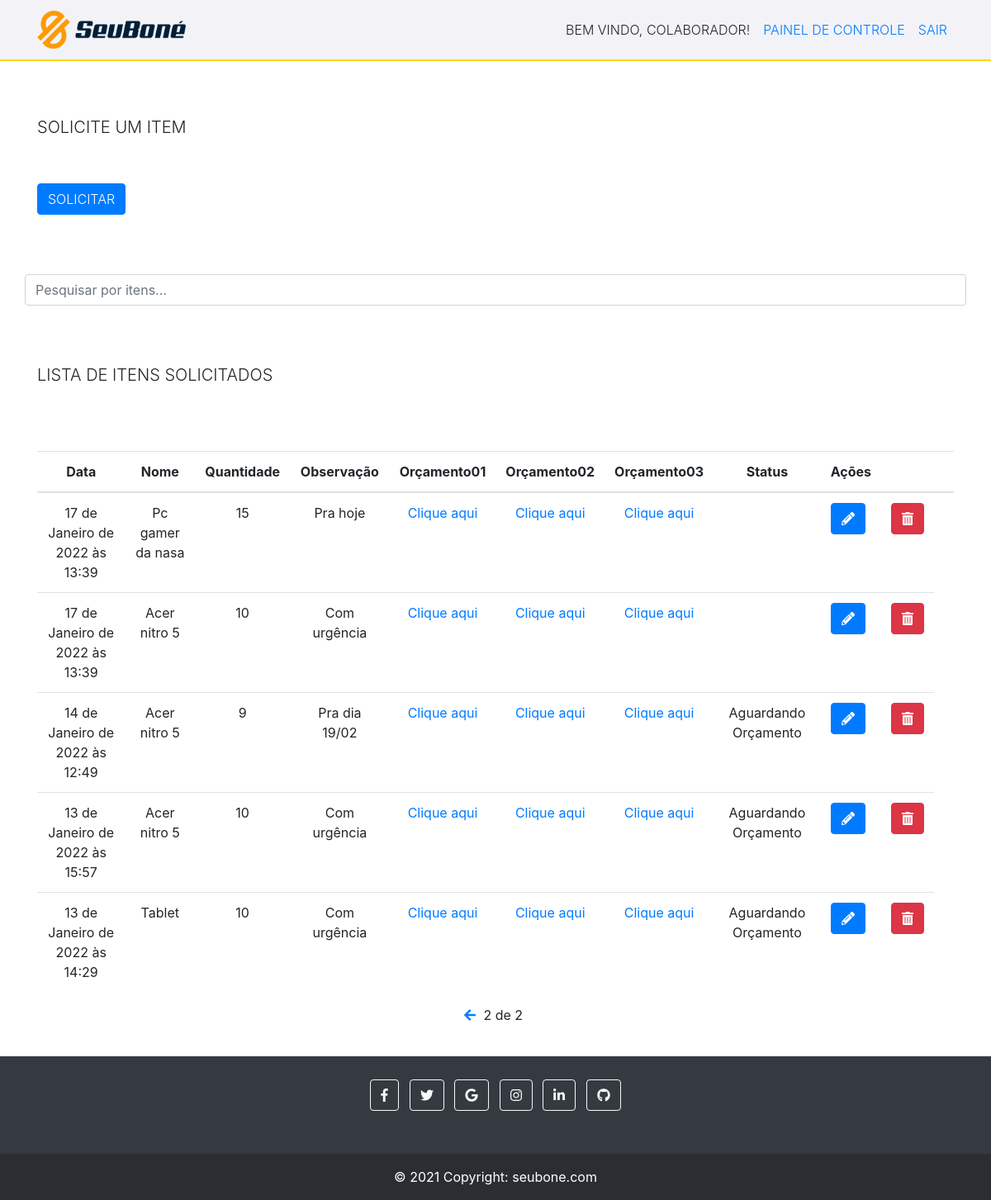
Page /?page=2 (signed in) on the committed database.
### tasks/models.py (models this page shows, shortened)
class Task(models.Model):
    STATUS = (
        ('Comprado', 'Comprado'),
        ('Aguardando Orçamento', 'Aguardando Orçamento'),
        ('Recebido', 'Recebido'),
    )
    nomeItem = models.CharField(max_length=255)
    quantidade = models.IntegerField(blank=True, null=True)
    observação = models.CharField(max_length=255, null=True)
    orçamento01 = models.FileField(upload_to='', null=True) #onde o upload irá ficar tem que ser definido no Media_Root (settigns.py do projeto todo) (quando o site tiver no servidor deve se especificar uma outra pasta)
    orçamento02 = models.FileField(upload_to='', null=True)
    orçamento03 = models.FileField(upload_to='', null=True)
    status = models.CharField(
        max_length=21, #aqui precisa ficar o nmr máximo de caracteres que o status terá (ou seja colocamos o nmr máximo da maior palavra)
        choices=STATUS,
    )
    user = models.ForeignKey(get_user_model(), on_delete=models.CASCADE) #aqui será armazenado o id do usuário então iremos filtrar as solicitações de cada usuário para que cada usuário veja somente as suas.
    created_at = models.DateTimeField(auto_now_add=True)
    updated_at =models.DateTimeField(auto_now=True)

### tasks/views.py (the view)
# urls.py: path('', views.taskList, name='task-list'),
@login_required #Esse comando serve para proteger as urls, ou seja só acessa se estiver logado e autentidado
def taskList(request):
    tasks_list = Task.objects.all().order_by('-created_at').filter(user=request.user) #pegando todos os objects do banco, ordenando do mais novo para o mais antigo
    paginator = Paginator(tasks_list, 7)
    page = request.GET.get('page')
    tasks = paginator.get_page(page)
    return render(request, 'tasks/list.html', {'tasks': tasks}) #renderizando para um arquivo externo dentro da pasta templates, tasks

### tasks/templates/tasks/list.html (shortened to what this page needs)
{% extends 'base.html' %}
{% block content %}
<br>
<br>
<div class="container titulo" >
    <h5 class="text-uppercase font-weight-light text-monospace">Solicite um item</h5>
</div>
<br>
<br>
            <div class="container" >
                <a href="newtask/" >
                        <button type="button" class="btn btn-primary botao text-uppercase font-weight-light text-monospace">Solicitar</button>
                </a>
                <br>
                <br>
                <br>
                <br>
            </div>
            <div class="col-12 container ajustePesquisar" >
                <input class="form-control container" id="myInput" type="text" placeholder="Pesquisar por itens..." >
             </div>
             <br>
    <br>
    <br>
    <div class="container" >
        <h5 class="text-uppercase font-weight-light text-monospace">Lista de itens solicitados</h5>
    </div>
    <br>
    <br>
    <br>
    <div class="container" >
    <div class="tabela">
        <table class="table">
            <thead>
            <tr>
                <th style="text-align: center;" >Data</th>
                <th style="text-align: center;" >Nome</th>
                <th style="text-align: center;" >Quantidade</th>
                <th style="text-align: center;" >Observação</th>
                <th style="text-align: center;" >Orçamento01</th>
                <th style="text-align: center;" >Orçamento02</th>
                <th style="text-align: center;" >Orçamento03</th>
                <th style="text-align: center;" >Status</th>
                <th style="text-align: center;" >Ações</th>
                <th></th>
                <th></th>
            </tr>
            </thead>
            <tbody id="myTable" class="alinhar">
            {% for task in tasks %}
            <tr>
                <td style="text-align: center;" >{{task.created_at}}</td>
                <td style="text-align: center;" >{{task.nomeItem}}</td>
                <td style="text-align: center;" >{{task.quantidade}}</td>
                <td style="text-align: center;" >{{task.observação}}</td>
                <td style="text-align: center;" ><a href="/midia/{{task.orçamento01}}" >Clique aqui</a></td>
                <td style="text-align: center;" ><a href="/midia/{{task.orçamento02}}" >Clique aqui</a></td>
                <td style="text-align: center;" ><a href="/midia/{{task.orçamento03}}" >Clique aqui</a></td>
                <td style="text-align: center;" >{{task.status}}</a></td>
                <td>
                    <a href="edit/{{task.id}}" ><button type="button" class="btn btn-primary"><i class="fas fa-pencil-alt"></i></button></a>
                </td>
                <td>
                    <a href="delete/{{task.id}}" class="delete-btn" ><button type="button" class="btn btn-danger"><i class="fas fa-trash-alt"></i></button></a>
                </td>
            </tr>
            {% endfor %}
            </tbody>
        </table>
        <div class="pagination" >
            <span class="step-links" >
                {% if tasks.has_previous %}
                    <a href="?page={{ tasks.previous_page_number }}" ><i class="fas fa-arrow-left" ></i></a>
                {% endif %}
                <span class="current" >
                    {{ tasks.number }} de {{ tasks.paginator.num_pages }}
                </span>
            </span>
        </div>
        <br>
        <br>
        <br>
        <br>
        <br>
        <br>
        <br>
        <br>
        </div>
    </div>
{% endblock %}

### tasks/templates/base.html (style rules this page uses)
html, body { background-color: #ffffff; }

### tasks/templates/tasks/list.html (style rules this page uses)
.pagination { margin-bottom: 20px; }
.step-links { position: relative; margin-left: auto; margin-right: auto; }
.step-links .current { margin-left: 5px; margin-right: 5px; }

### rows in the picture
Task: created_at "17 de Janeiro de 2022 às 13:39", nomeItem "Pc gamer da nasa", quantidade "15", observação "Pra hoje"
Task: created_at "17 de Janeiro de 2022 às 13:39", nomeItem "Acer nitro 5", quantidade "10", observação "Com urgência"
Task: created_at "14 de Janeiro de 2022 às 12:49", nomeItem "Acer nitro 5", quantidade "9", observação "Pra dia 19/02", status "Aguardando Orçamento"
Task: created_at "13 de Janeiro de 2022 às 15:57", nomeItem "Acer nitro 5", quantidade "10", observação "Com urgência", status "Aguardando Orçamento"
Task: created_at "13 de Janeiro de 2022 às 14:29", nomeItem "Tablet", quantidade "10", observação "Com urgência", status "Aguardando Orçamento"

### other values in the picture
{{ tasks.number }} "2"
{{ tasks.paginator.num_pages }} "2"
